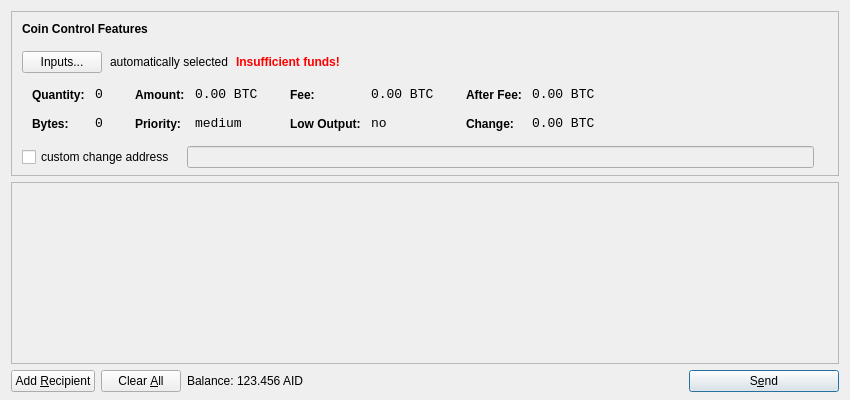
<?xml version="1.0" encoding="UTF-8"?>
<ui version="4.0">
 <class>SendCoinsDialog</class>
 <widget class="QDialog" name="SendCoinsDialog">
  <property name="geometry">
   <rect>
    <x>0</x>
    <y>0</y>
    <width>850</width>
    <height>400</height>
   </rect>
  </property>
  <property name="windowTitle">
   <string>Send Coins</string>
  </property>
  <layout class="QVBoxLayout" name="verticalLayout" stretch="0,1,0">
   <property name="bottomMargin">
    <number>8</number>
   </property>
   <item>
    <widget class="QFrame" name="frameCoinControl">
     <property name="sizePolicy">
      <sizepolicy hsizetype="Expanding" vsizetype="Expanding">
       <horstretch>0</horstretch>
       <verstretch>0</verstretch>
      </sizepolicy>
     </property>
     <property name="maximumSize">
      <size>
       <width>16777215</width>
       <height>16777215</height>
      </size>
     </property>
     <property name="frameShape">
      <enum>QFrame::StyledPanel</enum>
     </property>
     <property name="frameShadow">
      <enum>QFrame::Sunken</enum>
     </property>
     <layout class="QVBoxLayout" name="verticalLayoutCoinControl2">
      <property name="spacing">
       <number>-1</number>
      </property>
      <property name="leftMargin">
       <number>0</number>
      </property>
      <property name="topMargin">
       <number>0</number>
      </property>
      <property name="rightMargin">
       <number>0</number>
      </property>
      <property name="bottomMargin">
       <number>6</number>
      </property>
      <item>
       <layout class="QVBoxLayout" name="verticalLayoutCoinControl" stretch="0,0,0,0,1">
        <property name="spacing">
         <number>0</number>
        </property>
        <property name="leftMargin">
         <number>10</number>
        </property>
        <property name="topMargin">
         <number>10</number>
        </property>
        <item>
         <layout class="QHBoxLayout" name="horizontalLayoutCoinControl1">
          <property name="bottomMargin">
           <number>15</number>
          </property>
          <item>
           <widget class="QLabel" name="labelCoinControlFeatures">
            <property name="sizePolicy">
             <sizepolicy hsizetype="Preferred" vsizetype="Maximum">
              <horstretch>0</horstretch>
              <verstretch>0</verstretch>
             </sizepolicy>
            </property>
            <property name="font">
             <font>
              <weight>75</weight>
              <bold>true</bold>
             </font>
            </property>
            <property name="styleSheet">
             <string notr="true">font-weight:bold;</string>
            </property>
            <property name="text">
             <string>Coin Control Features</string>
            </property>
           </widget>
          </item>
         </layout>
        </item>
        <item>
         <layout class="QHBoxLayout" name="horizontalLayoutCoinControl2" stretch="0,0,0,0">
          <property name="spacing">
           <number>8</number>
          </property>
          <property name="bottomMargin">
           <number>10</number>
          </property>
          <item>
           <widget class="QPushButton" name="pushButtonCoinControl">
            <property name="styleSheet">
             <string notr="true"/>
            </property>
            <property name="text">
             <string>Inputs...</string>
            </property>
           </widget>
          </item>
          <item>
           <widget class="QLabel" name="labelCoinControlAutomaticallySelected">
            <property name="text">
             <string>automatically selected</string>
            </property>
            <property name="margin">
             <number>5</number>
            </property>
           </widget>
          </item>
          <item>
           <widget class="QLabel" name="labelCoinControlInsuffFunds">
            <property name="font">
             <font>
              <weight>75</weight>
              <bold>true</bold>
             </font>
            </property>
            <property name="styleSheet">
             <string notr="true">color:red;font-weight:bold;</string>
            </property>
            <property name="text">
             <string>Insufficient funds!</string>
            </property>
            <property name="margin">
             <number>5</number>
            </property>
           </widget>
          </item>
          <item>
           <spacer name="horizontalSpacerCoinControl">
            <property name="orientation">
             <enum>Qt::Horizontal</enum>
            </property>
            <property name="sizeHint" stdset="0">
             <size>
              <width>40</width>
              <height>1</height>
             </size>
            </property>
           </spacer>
          </item>
         </layout>
        </item>
        <item>
         <widget class="QWidget" name="widgetCoinControl" native="true">
          <property name="sizePolicy">
           <sizepolicy hsizetype="Preferred" vsizetype="Preferred">
            <horstretch>0</horstretch>
            <verstretch>0</verstretch>
           </sizepolicy>
          </property>
          <property name="minimumSize">
           <size>
            <width>0</width>
            <height>0</height>
           </size>
          </property>
          <property name="styleSheet">
           <string notr="true"/>
          </property>
          <layout class="QHBoxLayout" name="horizontalLayoutCoinControl5">
           <property name="margin">
            <number>0</number>
           </property>
           <item>
            <layout class="QHBoxLayout" name="horizontalLayoutCoinControl3" stretch="0,0,0,1">
             <property name="spacing">
              <number>20</number>
             </property>
             <property name="topMargin">
              <number>0</number>
             </property>
             <property name="bottomMargin">
              <number>10</number>
             </property>
             <item>
              <layout class="QFormLayout" name="formLayoutCoinControl1">
               <property name="horizontalSpacing">
                <number>10</number>
               </property>
               <property name="verticalSpacing">
                <number>14</number>
               </property>
               <property name="leftMargin">
                <number>10</number>
               </property>
               <property name="topMargin">
                <number>4</number>
               </property>
               <property name="rightMargin">
                <number>6</number>
               </property>
               <item row="0" column="0">
                <widget class="QLabel" name="labelCoinControlQuantityText">
                 <property name="styleSheet">
                  <string notr="true">font-weight:bold;</string>
                 </property>
                 <property name="text">
                  <string>Quantity:</string>
                 </property>
                 <property name="margin">
                  <number>0</number>
                 </property>
                </widget>
               </item>
               <item row="0" column="1">
                <widget class="QLabel" name="labelCoinControlQuantity">
                 <property name="font">
                  <font>
                   <family>Monospace</family>
                   <pointsize>10</pointsize>
                  </font>
                 </property>
                 <property name="cursor">
                  <cursorShape>IBeamCursor</cursorShape>
                 </property>
                 <property name="contextMenuPolicy">
                  <enum>Qt::ActionsContextMenu</enum>
                 </property>
                 <property name="text">
                  <string notr="true">0</string>
                 </property>
                 <property name="margin">
                  <number>0</number>
                 </property>
                 <property name="textInteractionFlags">
                  <set>Qt::LinksAccessibleByMouse|Qt::TextSelectableByKeyboard|Qt::TextSelectableByMouse</set>
                 </property>
                </widget>
               </item>
               <item row="1" column="0">
                <widget class="QLabel" name="labelCoinControlBytesText">
                 <property name="styleSheet">
                  <string notr="true">font-weight:bold;</string>
                 </property>
                 <property name="text">
                  <string>Bytes:</string>
                 </property>
                </widget>
               </item>
               <item row="1" column="1">
                <widget class="QLabel" name="labelCoinControlBytes">
                 <property name="font">
                  <font>
                   <family>Monospace</family>
                   <pointsize>10</pointsize>
                  </font>
                 </property>
                 <property name="cursor">
                  <cursorShape>IBeamCursor</cursorShape>
                 </property>
                 <property name="contextMenuPolicy">
                  <enum>Qt::ActionsContextMenu</enum>
                 </property>
                 <property name="text">
                  <string notr="true">0</string>
                 </property>
                 <property name="textInteractionFlags">
                  <set>Qt::LinksAccessibleByMouse|Qt::TextSelectableByKeyboard|Qt::TextSelectableByMouse</set>
                 </property>
                </widget>
               </item>
              </layout>
             </item>
             <item>
              <layout class="QFormLayout" name="formLayoutCoinControl2">
               <property name="horizontalSpacing">
                <number>10</number>
               </property>
               <property name="verticalSpacing">
                <number>14</number>
               </property>
               <property name="leftMargin">
                <number>6</number>
               </property>
               <property name="topMargin">
                <number>4</number>
               </property>
               <property name="rightMargin">
                <number>6</number>
               </property>
               <item row="0" column="0">
                <widget class="QLabel" name="labelCoinControlAmountText">
                 <property name="styleSheet">
                  <string notr="true">font-weight:bold;</string>
                 </property>
                 <property name="text">
                  <string>Amount:</string>
                 </property>
                 <property name="margin">
                  <number>0</number>
                 </property>
                </widget>
               </item>
               <item row="0" column="1">
                <widget class="QLabel" name="labelCoinControlAmount">
                 <property name="font">
                  <font>
                   <family>Monospace</family>
                   <pointsize>10</pointsize>
                  </font>
                 </property>
                 <property name="cursor">
                  <cursorShape>IBeamCursor</cursorShape>
                 </property>
                 <property name="contextMenuPolicy">
                  <enum>Qt::ActionsContextMenu</enum>
                 </property>
                 <property name="text">
                  <string notr="true">0.00 BTC</string>
                 </property>
                 <property name="textInteractionFlags">
                  <set>Qt::LinksAccessibleByMouse|Qt::TextSelectableByKeyboard|Qt::TextSelectableByMouse</set>
                 </property>
                </widget>
               </item>
               <item row="1" column="0">
                <widget class="QLabel" name="labelCoinControlPriorityText">
                 <property name="styleSheet">
                  <string notr="true">font-weight:bold;</string>
                 </property>
                 <property name="text">
                  <string>Priority:</string>
                 </property>
                </widget>
               </item>
               <item row="1" column="1">
                <widget class="QLabel" name="labelCoinControlPriority">
                 <property name="font">
                  <font>
                   <family>Monospace</family>
                   <pointsize>10</pointsize>
                  </font>
                 </property>
                 <property name="cursor">
                  <cursorShape>IBeamCursor</cursorShape>
                 </property>
                 <property name="contextMenuPolicy">
                  <enum>Qt::ActionsContextMenu</enum>
                 </property>
                 <property name="text">
                  <string>medium</string>
                 </property>
                 <property name="textInteractionFlags">
                  <set>Qt::LinksAccessibleByMouse|Qt::TextSelectableByKeyboard|Qt::TextSelectableByMouse</set>
                 </property>
                </widget>
               </item>
              </layout>
             </item>
             <item>
              <layout class="QFormLayout" name="formLayoutCoinControl3">
               <property name="horizontalSpacing">
                <number>10</number>
               </property>
               <property name="verticalSpacing">
                <number>14</number>
               </property>
               <property name="leftMargin">
                <number>6</number>
               </property>
               <property name="topMargin">
                <number>4</number>
               </property>
               <property name="rightMargin">
                <number>6</number>
               </property>
               <item row="0" column="0">
                <widget class="QLabel" name="labelCoinControlFeeText">
                 <property name="styleSheet">
                  <string notr="true">font-weight:bold;</string>
                 </property>
                 <property name="text">
                  <string>Fee:</string>
                 </property>
                 <property name="margin">
                  <number>0</number>
                 </property>
                </widget>
               </item>
               <item row="0" column="1">
                <widget class="QLabel" name="labelCoinControlFee">
                 <property name="font">
                  <font>
                   <family>Monospace</family>
                   <pointsize>10</pointsize>
                  </font>
                 </property>
                 <property name="cursor">
                  <cursorShape>IBeamCursor</cursorShape>
                 </property>
                 <property name="contextMenuPolicy">
                  <enum>Qt::ActionsContextMenu</enum>
                 </property>
                 <property name="text">
                  <string notr="true">0.00 BTC</string>
                 </property>
                 <property name="textInteractionFlags">
                  <set>Qt::LinksAccessibleByMouse|Qt::TextSelectableByKeyboard|Qt::TextSelectableByMouse</set>
                 </property>
                </widget>
               </item>
               <item row="1" column="0">
                <widget class="QLabel" name="labelCoinControlLowOutputText">
                 <property name="styleSheet">
                  <string notr="true">font-weight:bold;</string>
                 </property>
                 <property name="text">
                  <string>Low Output:</string>
                 </property>
                </widget>
               </item>
               <item row="1" column="1">
                <widget class="QLabel" name="labelCoinControlLowOutput">
                 <property name="font">
                  <font>
                   <family>Monospace</family>
                   <pointsize>10</pointsize>
                  </font>
                 </property>
                 <property name="cursor">
                  <cursorShape>IBeamCursor</cursorShape>
                 </property>
                 <property name="contextMenuPolicy">
                  <enum>Qt::ActionsContextMenu</enum>
                 </property>
                 <property name="text">
                  <string>no</string>
                 </property>
                 <property name="textInteractionFlags">
                  <set>Qt::LinksAccessibleByMouse|Qt::TextSelectableByKeyboard|Qt::TextSelectableByMouse</set>
                 </property>
                </widget>
               </item>
              </layout>
             </item>
             <item>
              <layout class="QFormLayout" name="formLayoutCoinControl4">
               <property name="horizontalSpacing">
                <number>10</number>
               </property>
               <property name="verticalSpacing">
                <number>14</number>
               </property>
               <property name="leftMargin">
                <number>6</number>
               </property>
               <property name="topMargin">
                <number>4</number>
               </property>
               <property name="rightMargin">
                <number>6</number>
               </property>
               <item row="0" column="0">
                <widget class="QLabel" name="labelCoinControlAfterFeeText">
                 <property name="styleSheet">
                  <string notr="true">font-weight:bold;</string>
                 </property>
                 <property name="text">
                  <string>After Fee:</string>
                 </property>
                 <property name="margin">
                  <number>0</number>
                 </property>
                </widget>
               </item>
               <item row="0" column="1">
                <widget class="QLabel" name="labelCoinControlAfterFee">
                 <property name="font">
                  <font>
                   <family>Monospace</family>
                   <pointsize>10</pointsize>
                  </font>
                 </property>
                 <property name="cursor">
                  <cursorShape>IBeamCursor</cursorShape>
                 </property>
                 <property name="contextMenuPolicy">
                  <enum>Qt::ActionsContextMenu</enum>
                 </property>
                 <property name="text">
                  <string notr="true">0.00 BTC</string>
                 </property>
                 <property name="textInteractionFlags">
                  <set>Qt::LinksAccessibleByMouse|Qt::TextSelectableByKeyboard|Qt::TextSelectableByMouse</set>
                 </property>
                </widget>
               </item>
               <item row="1" column="0">
                <widget class="QLabel" name="labelCoinControlChangeText">
                 <property name="styleSheet">
                  <string notr="true">font-weight:bold;</string>
                 </property>
                 <property name="text">
                  <string>Change:</string>
                 </property>
                </widget>
               </item>
               <item row="1" column="1">
                <widget class="QLabel" name="labelCoinControlChange">
                 <property name="font">
                  <font>
                   <family>Monospace</family>
                   <pointsize>10</pointsize>
                  </font>
                 </property>
                 <property name="cursor">
                  <cursorShape>IBeamCursor</cursorShape>
                 </property>
                 <property name="contextMenuPolicy">
                  <enum>Qt::ActionsContextMenu</enum>
                 </property>
                 <property name="text">
                  <string notr="true">0.00 BTC</string>
                 </property>
                 <property name="textInteractionFlags">
                  <set>Qt::LinksAccessibleByMouse|Qt::TextSelectableByKeyboard|Qt::TextSelectableByMouse</set>
                 </property>
                </widget>
               </item>
              </layout>
             </item>
            </layout>
           </item>
          </layout>
         </widget>
        </item>
        <item>
         <layout class="QHBoxLayout" name="horizontalLayoutCoinControl4" stretch="0,0,0">
          <property name="spacing">
           <number>12</number>
          </property>
          <property name="sizeConstraint">
           <enum>QLayout::SetDefaultConstraint</enum>
          </property>
          <property name="topMargin">
           <number>5</number>
          </property>
          <property name="rightMargin">
           <number>5</number>
          </property>
          <item>
           <widget class="QCheckBox" name="checkBoxCoinControlChange">
            <property name="text">
             <string>custom change address</string>
            </property>
           </widget>
          </item>
          <item>
           <widget class="QLineEdit" name="lineEditCoinControlChange">
            <property name="enabled">
             <bool>false</bool>
            </property>
            <property name="sizePolicy">
             <sizepolicy hsizetype="Expanding" vsizetype="Fixed">
              <horstretch>0</horstretch>
              <verstretch>0</verstretch>
             </sizepolicy>
            </property>
           </widget>
          </item>
          <item>
           <widget class="QLabel" name="labelCoinControlChangeLabel">
            <property name="sizePolicy">
             <sizepolicy hsizetype="Preferred" vsizetype="Expanding">
              <horstretch>0</horstretch>
              <verstretch>0</verstretch>
             </sizepolicy>
            </property>
            <property name="minimumSize">
             <size>
              <width>0</width>
              <height>0</height>
             </size>
            </property>
            <property name="text">
             <string/>
            </property>
            <property name="margin">
             <number>3</number>
            </property>
           </widget>
          </item>
         </layout>
        </item>
        <item>
         <spacer name="verticalSpacerCoinControl">
          <property name="orientation">
           <enum>Qt::Vertical</enum>
          </property>
          <property name="sizeHint" stdset="0">
           <size>
            <width>800</width>
            <height>1</height>
           </size>
          </property>
         </spacer>
        </item>
       </layout>
      </item>
     </layout>
    </widget>
   </item>
   <item>
    <widget class="QScrollArea" name="scrollArea">
     <property name="widgetResizable">
      <bool>true</bool>
     </property>
     <widget class="QWidget" name="scrollAreaWidgetContents">
      <property name="geometry">
       <rect>
        <x>0</x>
        <y>0</y>
        <width>830</width>
        <height>165</height>
       </rect>
      </property>
      <layout class="QVBoxLayout" name="verticalLayout_2">
       <property name="margin">
        <number>0</number>
       </property>
       <item>
        <layout class="QVBoxLayout" name="entries">
         <property name="spacing">
          <number>6</number>
         </property>
        </layout>
       </item>
       <item>
        <spacer name="verticalSpacer">
         <property name="orientation">
          <enum>Qt::Vertical</enum>
         </property>
         <property name="sizeHint" stdset="0">
          <size>
           <width>20</width>
           <height>40</height>
          </size>
         </property>
        </spacer>
       </item>
      </layout>
     </widget>
    </widget>
   </item>
   <item>
    <layout class="QHBoxLayout" name="horizontalLayout">
     <item>
      <widget class="QPushButton" name="addButton">
       <property name="toolTip">
        <string>Send to multiple recipients at once</string>
       </property>
       <property name="text">
        <string>Add &amp;Recipient</string>
       </property>
       <property name="icon">
        <iconset resource="../bitcoin.qrc">
         <normaloff>:/icons/add</normaloff>:/icons/add</iconset>
       </property>
       <property name="autoDefault">
        <bool>false</bool>
       </property>
      </widget>
     </item>
     <item>
      <widget class="QPushButton" name="clearButton">
       <property name="sizePolicy">
        <sizepolicy hsizetype="Minimum" vsizetype="Fixed">
         <horstretch>0</horstretch>
         <verstretch>0</verstretch>
        </sizepolicy>
       </property>
       <property name="toolTip">
        <string>Remove all transaction fields</string>
       </property>
       <property name="text">
        <string>Clear &amp;All</string>
       </property>
       <property name="icon">
        <iconset resource="../bitcoin.qrc">
         <normaloff>:/icons/remove</normaloff>:/icons/remove</iconset>
       </property>
       <property name="autoRepeatDelay">
        <number>300</number>
       </property>
       <property name="autoDefault">
        <bool>false</bool>
       </property>
      </widget>
     </item>
     <item>
      <layout class="QHBoxLayout" name="horizontalLayout_2">
       <property name="spacing">
        <number>3</number>
       </property>
       <item>
        <widget class="QLabel" name="label">
         <property name="text">
          <string>Balance:</string>
         </property>
        </widget>
       </item>
       <item>
        <widget class="QLabel" name="labelBalance">
         <property name="cursor">
          <cursorShape>IBeamCursor</cursorShape>
         </property>
         <property name="text">
          <string>123.456 AID</string>
         </property>
         <property name="textInteractionFlags">
          <set>Qt::LinksAccessibleByMouse|Qt::TextSelectableByKeyboard|Qt::TextSelectableByMouse</set>
         </property>
        </widget>
       </item>
      </layout>
     </item>
     <item>
      <spacer name="horizontalSpacer">
       <property name="orientation">
        <enum>Qt::Horizontal</enum>
       </property>
       <property name="sizeHint" stdset="0">
        <size>
         <width>40</width>
         <height>20</height>
        </size>
       </property>
      </spacer>
     </item>
     <item>
      <widget class="QPushButton" name="sendButton">
       <property name="minimumSize">
        <size>
         <width>150</width>
         <height>0</height>
        </size>
       </property>
       <property name="toolTip">
        <string>Confirm the send action</string>
       </property>
       <property name="text">
        <string>S&amp;end</string>
       </property>
       <property name="icon">
        <iconset resource="../bitcoin.qrc">
         <normaloff>:/icons/send</normaloff>:/icons/send</iconset>
       </property>
       <property name="default">
        <bool>true</bool>
       </property>
      </widget>
     </item>
    </layout>
   </item>
  </layout>
 </widget>
 <resources>
  <include location="../bitcoin.qrc"/>
 </resources>
 <connections/>
</ui>
